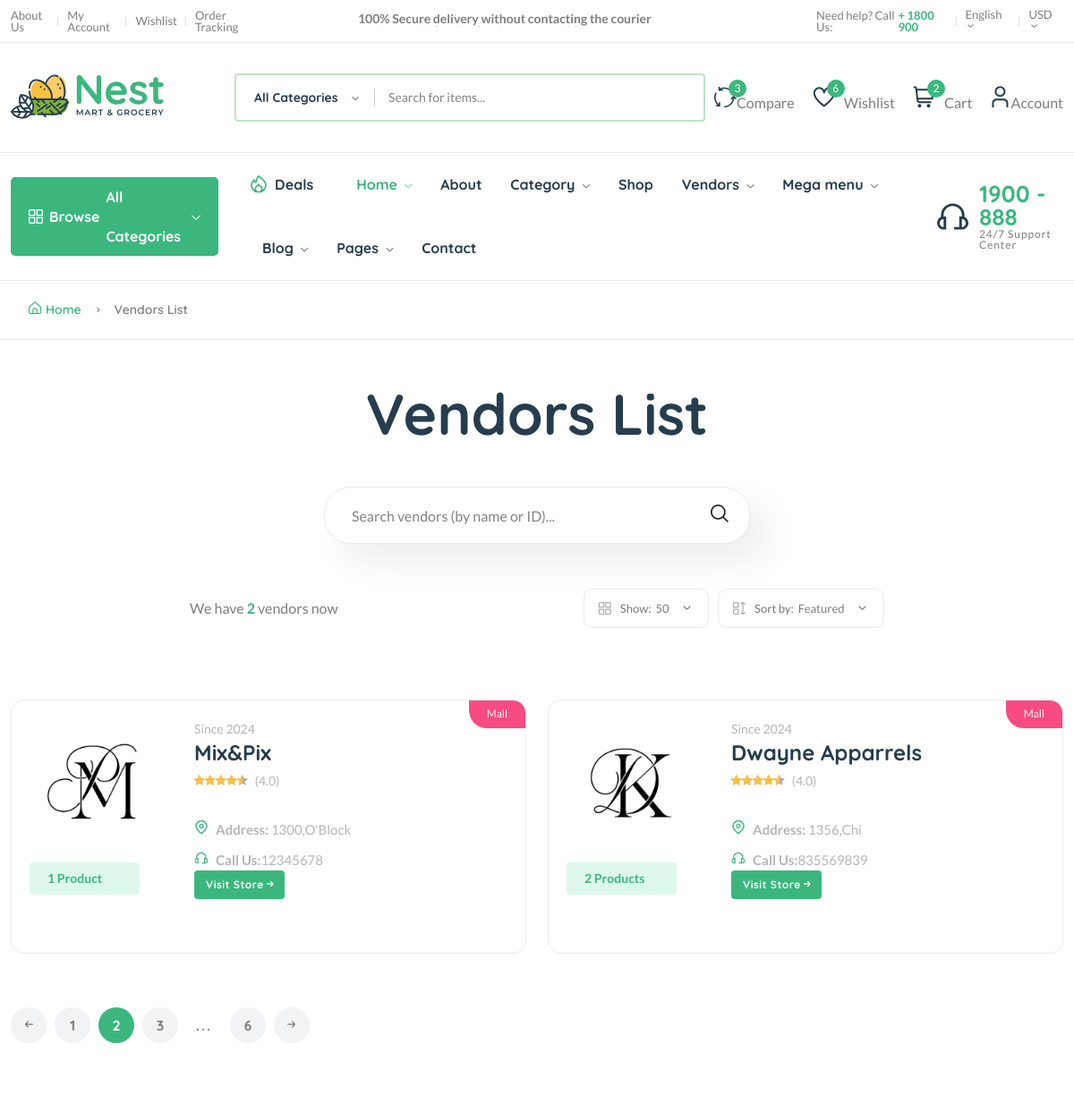
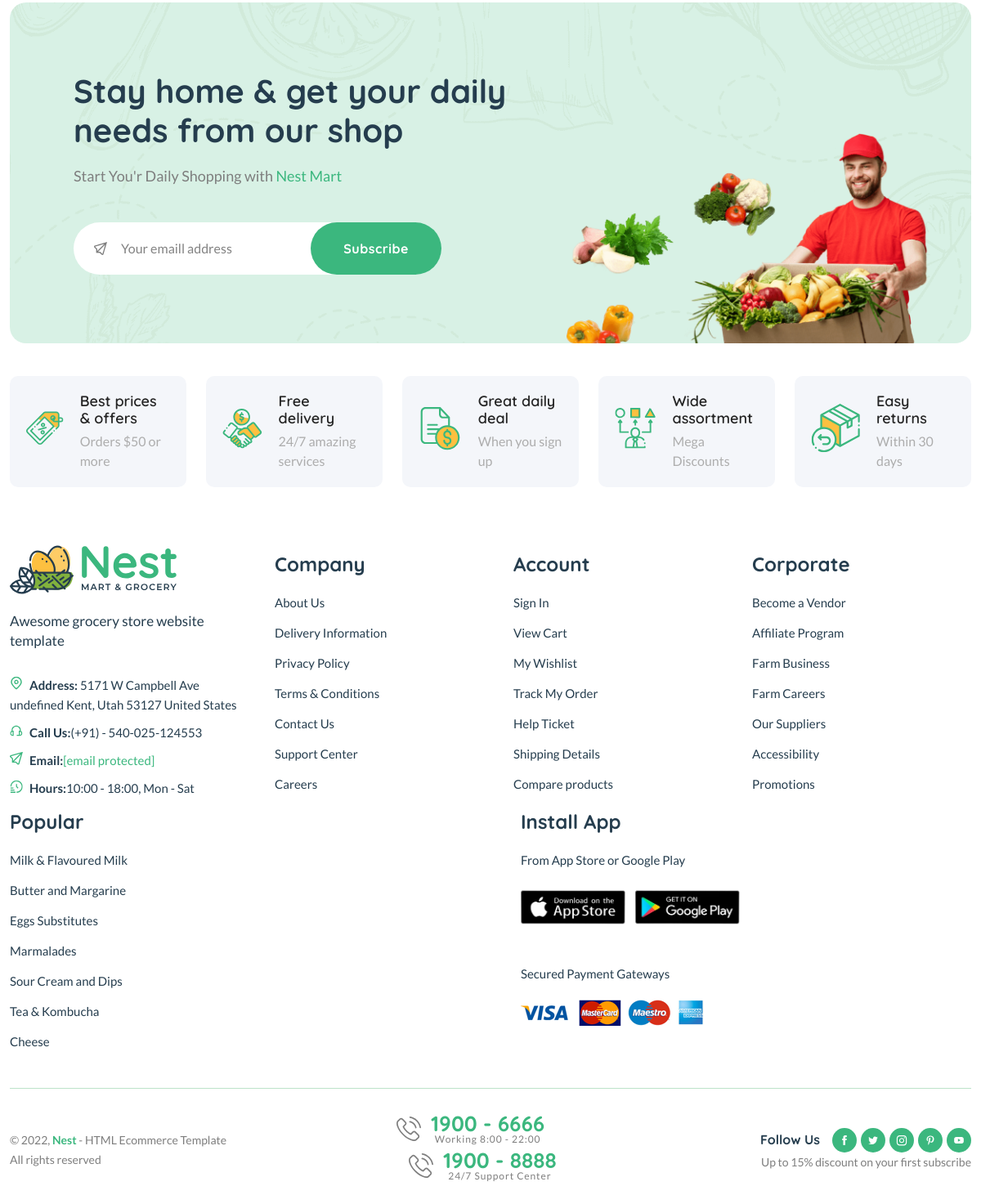
The app's page /vendors/ with its own data (2 pictures, top to bottom).
### core/models.py (models this page shows, shortened)
class Vendor(models.Model):
     vendor_id=ShortUUIDField(unique=True,length=10,max_length=20,prefix="VEN",alphabet="abcdefgh12345")
     title=models.CharField(max_length=100,default="Mix&Pix")
     image=models.ImageField(upload_to=user_dir_path,default="vendor.jpg")
     description=RichTextUploadingField(null=True,blank=True,default="The most reliable vendor")
     address=models.CharField(max_length=100,default="1300,O'Block")
     contact=models.CharField(max_length=100,default="+254113708866")
     response_time=models.CharField(max_length=100,default="1")
     shipping_time=models.CharField(max_length=100,default="100")
     rating=models.CharField(max_length=100,default="100")
     return_days=models.CharField(max_length=100,default="100")
     warranty_period=models.CharField(max_length=100,default="100")
     user=models.ForeignKey(User,on_delete=models.SET_NULL,null=True)
     date=models.DateTimeField(auto_now_add=True,null=True,blank=True)
     cover_image=models.ImageField(upload_to=user_dir_path,default="vendor.jpg")
     class Meta:
        verbose_name_plural="Vendors"

### core/views.py (the view)
# urls.py: path("vendors/",vendor_list_view,name="vendorslist"),
def vendor_list_view(request):
    vendors=Vendor.objects.all()
    context={
        "vendors":vendors,
    }
    return render(request,"core/vendors_list.html",context)

### templates/core/vendors_list.html (shortened to what this page needs)
{% extends "sections/base.html" %}
{% block content%}
    <main class="main pages mb-80">
        <div class="page-header breadcrumb-wrap">
            <div class="container">
                <div class="breadcrumb">
                    <a href="index.html" rel="nofollow"><i class="fi-rs-home mr-5"></i>Home</a>
                    <span></span> Vendors List
                </div>
            </div>
        </div>
        <div class="page-content pt-50">
            <div class="container">
                <div class="archive-header-2 text-center">
                    <h1 class="display-2 mb-50">Vendors List</h1>
                    <div class="row">
                        <div class="col-lg-5 mx-auto">
                            <div class="sidebar-widget-2 widget_search mb-50">
                                <div class="search-form">
                                    <form action="#">
                                        <input type="text" placeholder="Search vendors (by name or ID)..." />
                                        <button type="submit"><i class="fi-rs-search"></i></button>
                                    </form>
                                </div>
                            </div>
                        </div>
                    </div>
                </div>
                <div class="row mb-50">
                    <div class="col-12 col-lg-8 mx-auto">
                        <div class="shop-product-fillter">
                            <div class="totall-product">
                                <p>We have <strong class="text-brand">{{vendors.count}}</strong> vendor{{vendors.count|pluralize}} now</p>
                            </div>
                            <div class="sort-by-product-area">
                                <div class="sort-by-cover mr-10">
                                    <div class="sort-by-product-wrap">
                                        <div class="sort-by">
                                            <span><i class="fi-rs-apps"></i>Show:</span>
                                        </div>
                                        <div class="sort-by-dropdown-wrap">
                                            <span> 50 <i class="fi-rs-angle-small-down"></i></span>
                                        </div>
                                    </div>
                                </div>
                                <div class="sort-by-cover">
                                    <div class="sort-by-product-wrap">
                                        <div class="sort-by">
                                            <span><i class="fi-rs-apps-sort"></i>Sort by:</span>
                                        </div>
                                        <div class="sort-by-dropdown-wrap">
                                            <span> Featured <i class="fi-rs-angle-small-down"></i></span>
                                        </div>
                                    </div>
                                </div>
                            </div>
                        </div>
                    </div>
                </div>
                <div class="row vendor-grid">
                   {%for vendor in vendors%}
                    <div class="col-lg-6 col-md-6 col-12 col-sm-6">
                        <div class="vendor-wrap style-2 mb-40">
                            <div class="product-badges product-badges-position product-badges-mrg">
                                <span class="hot">Mall</span>
                            </div>
                            <div class="vendor-img-action-wrap">
                                <div class="vendor-img">
                                    <a href="vendor-details-1.html">
                                        <img class="default-img" src="{{vendor.image.url}}" alt="" />
                                    </a>
                                </div>
                                <div class="mt-10">
                                    <span class="font-small total-product">{{vendor.vendor.count}} Product{{vendor.vendor.count|pluralize}}</span>
                                </div>
                            </div>
                            <div class="vendor-content-wrap">
                                <div class="mb-30">
                                    <div class="product-category">
                                        <span class="text-muted">Since {{vendor.date|date:"Y"}}</span>
                                    </div>
                                    <h4 class="mb-5"><a href="{% url 'core:vendordetailsview' vendor.vendor_id %}">{{vendor.title}}</a></h4>
                                    <div class="product-rate-cover">
                                        <div class="product-rate d-inline-block">
                                            <div class="product-rating" style="width: 90%"></div>
                                        </div>
                                        <span class="font-small ml-5 text-muted"> (4.0)</span>
                                    </div>
                                    <div class="vendor-info d-flex justify-content-between align-items-end mt-30">
                                        <ul class="contact-infor text-muted">
                                            <li><img src="assets/imgs/theme/icons/icon-location.svg" alt="" /><strong>Address: </strong> <span>{{vendor.address}}</span></li>
                                            <li><img src="assets/imgs/theme/icons/icon-contact.svg" alt="" /><strong>Call Us:</strong><span>{{vendor.contact}}</span></li>
                                        </ul>
                                    </div>
                                    <a href="{% url 'core:vendordetailsview' vendor.vendor_id %}" class="btn btn-xs">Visit Store <i class="fi-rs-arrow-small-right"></i></a>
                                </div>
                            </div>
                        </div>
                    </div>
                    {%endfor%}
                </div>
                <div class="pagination-area mt-20 mb-20">
                    <nav aria-label="Page navigation example">
                        <ul class="pagination justify-content-start">
                            <li class="page-item">
                                <a class="page-link" href="#"><i class="fi-rs-arrow-small-left"></i></a>
                            </li>
                            <li class="page-item"><a class="page-link" href="#">1</a></li>
                            <li class="page-item active"><a class="page-link" href="#">2</a></li>
                            <li class="page-item"><a class="page-link" href="#">3</a></li>
                            <li class="page-item"><a class="page-link dot" href="#">...</a></li>
                            <li class="page-item"><a class="page-link" href="#">6</a></li>
                            <li class="page-item">
                                <a class="page-link" href="#"><i class="fi-rs-arrow-small-right"></i></a>
                            </li>
                        </ul>
                    </nav>
                </div>
            </div>
        </div>
    </main>
{%endblock%}

### records on screen
Vendor: image (picture), vendor.count "1", date "2024", title "Mix&Pix", address "1300,O'Block", contact "12345678"
Vendor: image (picture), vendor.count "2", date "2024", title "Dwayne Apparrels", address "1356,Chi", contact "835569839"

### other values on screen
{{ vendors.count }} "2"
